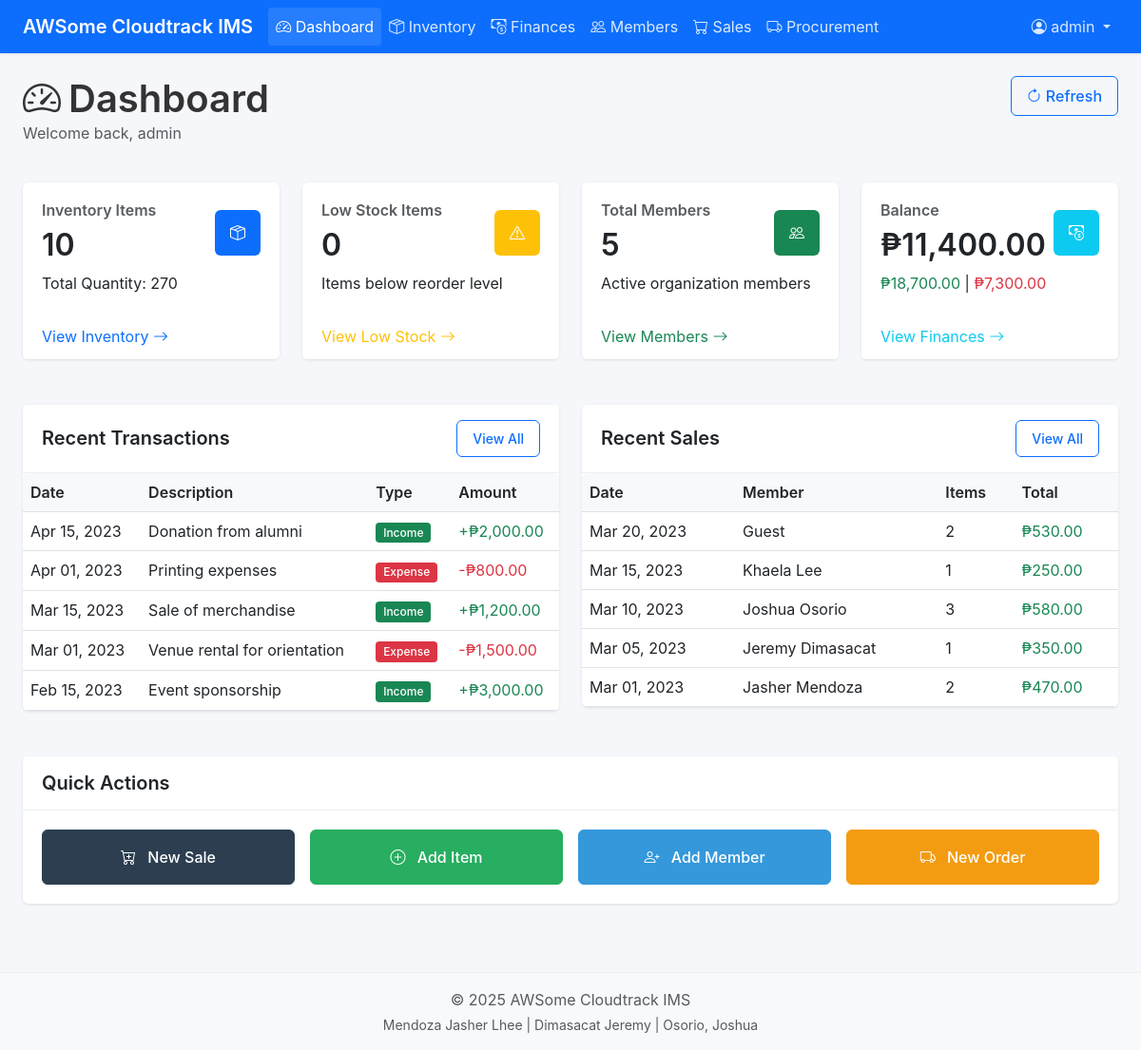
/dashboard.php (signed in), run on the app's committed database.
### tables this page shows
CREATE TABLE transactions (
    id INT AUTO_INCREMENT PRIMARY KEY,
    description VARCHAR(255) NOT NULL,
    amount DECIMAL(10, 2) NOT NULL,
    type ENUM('income', 'expense') NOT NULL,
    category VARCHAR(50) NOT NULL,
    transaction_date TIMESTAMP NOT NULL DEFAULT CURRENT_TIMESTAMP,
    reference_id INT,
    reference_type VARCHAR(20),
    created_at TIMESTAMP DEFAULT CURRENT_TIMESTAMP
);

CREATE TABLE sales (
    id INT AUTO_INCREMENT PRIMARY KEY,
    member_id INT,
    sale_date TIMESTAMP NOT NULL DEFAULT CURRENT_TIMESTAMP,
    item_count INT NOT NULL,
    total_amount DECIMAL(10, 2) NOT NULL,
    payment_method VARCHAR(50) NOT NULL DEFAULT 'Cash',
    notes TEXT,
    created_by INT,
    created_at TIMESTAMP DEFAULT CURRENT_TIMESTAMP,
    FOREIGN KEY (member_id) REFERENCES members(id) ON DELETE SET NULL,
    FOREIGN KEY (created_by) REFERENCES users(id) ON DELETE SET NULL
);

CREATE TABLE members (
    id INT AUTO_INCREMENT PRIMARY KEY,
    name VARCHAR(100) NOT NULL,
    email VARCHAR(100) NOT NULL,
    phone VARCHAR(20),
    role VARCHAR(50) NOT NULL,
    join_date DATE NOT NULL,
    status ENUM('active', 'inactive') NOT NULL DEFAULT 'active',
    notes TEXT,
    created_at TIMESTAMP DEFAULT CURRENT_TIMESTAMP,
    updated_at TIMESTAMP DEFAULT CURRENT_TIMESTAMP ON UPDATE CURRENT_TIMESTAMP
);

### includes/functions.php (called while the page is built)
<?php
$base_url = '/awsomecloudtrack';
if (!function_exists('url')) {
    function url($path = '') {
        global $base_url;
        return $base_url . '/' . ltrim($path, '/');
    }
}

### dashboard.php (the view, shortened to what this page needs)
<?php
include 'includes/db_connect.php';
include 'includes/header.php';
$inventory_query = "SELECT COUNT(*) as total_items, SUM(quantity) as total_quantity FROM inventory_items";
$inventory_result = $conn->query($inventory_query);
$inventory_data = $inventory_result->fetch_assoc();
$low_stock_query = "SELECT COUNT(*) as low_stock FROM inventory_items WHERE quantity <= reorder_level";
$low_stock_result = $conn->query($low_stock_query);
$low_stock_data = $low_stock_result->fetch_assoc();
$members_query = "SELECT COUNT(*) as total_members FROM members";
$members_result = $conn->query($members_query);
$members_data = $members_result->fetch_assoc();
$finance_query = "SELECT
                    SUM(CASE WHEN type = 'income' THEN amount ELSE 0 END) as total_income,
                    SUM(CASE WHEN type = 'expense' THEN amount ELSE 0 END) as total_expense
                  FROM transactions";
$finance_result = $conn->query($finance_query);
$finance_data = $finance_result->fetch_assoc();
$recent_transactions_query = "SELECT * FROM transactions ORDER BY transaction_date DESC LIMIT 5";
$recent_transactions_result = $conn->query($recent_transactions_query);
$recent_sales_query = "SELECT s.*, m.name as member_name FROM sales s
                      LEFT JOIN members m ON s.member_id = m.id
                      ORDER BY s.sale_date DESC LIMIT 5";
$recent_sales_result = $conn->query($recent_sales_query);
?>
<div class="row mb-4">
    <div class="col-md-6">
        <h1 class="mb-0"><i class="bi bi-speedometer2 me-2"></i>Dashboard</h1>
        <p class="text-muted">Welcome back, <?php echo $_SESSION['username']; ?></p>
    </div>
    <div class="col-md-6 text-end">
        <button type="button" class="btn btn-outline-primary" id="refreshDashboard">
            <i class="bi bi-arrow-clockwise"></i> Refresh
        </button>
    </div>
</div>
<div class="row">
    <div class="col-md-3 mb-4">
        <div class="card dashboard-card">
            <div class="card-body">
                <div class="d-flex justify-content-between align-items-center">
                    <div>
                        <h6 class="text-muted">Inventory Items</h6>
                        <h2 class="mb-0"><?php echo $inventory_data['total_items'] ?? 0; ?></h2>
                    </div>
                    <div class="icon-box bg-primary text-white">
                        <i class="bi bi-box-seam"></i>
                    </div>
                </div>
                <p class="mt-2 mb-0">Total Quantity: <?php echo $inventory_data['total_quantity'] ?? 0; ?></p>
            </div>
            <div class="card-footer bg-white border-0">
                <a href="<?php echo url('inventory/index.php'); ?>" class="text-decoration-none text-primary">View Inventory <i class="bi bi-arrow-right"></i></a>
            </div>
        </div>
    </div>
    <div class="col-md-3 mb-4">
        <div class="card dashboard-card">
            <div class="card-body">
                <div class="d-flex justify-content-between align-items-center">
                    <div>
                        <h6 class="text-muted">Low Stock Items</h6>
                        <h2 class="mb-0"><?php echo $low_stock_data['low_stock'] ?? 0; ?></h2>
                    </div>
                    <div class="icon-box bg-warning text-white">
                        <i class="bi bi-exclamation-triangle"></i>
                    </div>
                </div>
                <p class="mt-2 mb-0">Items below reorder level</p>
            </div>
            <div class="card-footer bg-white border-0">
                <a href="<?php echo url('inventory/low-stock.php'); ?>" class="text-decoration-none text-warning">View Low Stock <i class="bi bi-arrow-right"></i></a>
            </div>
        </div>
    </div>
    <div class="col-md-3 mb-4">
        <div class="card dashboard-card">
            <div class="card-body">
                <div class="d-flex justify-content-between align-items-center">
                    <div>
                        <h6 class="text-muted">Total Members</h6>
                        <h2 class="mb-0"><?php echo $members_data['total_members'] ?? 0; ?></h2>
                    </div>
                    <div class="icon-box bg-success text-white">
                        <i class="bi bi-people"></i>
                    </div>
                </div>
                <p class="mt-2 mb-0">Active organization members</p>
            </div>
            <div class="card-footer bg-white border-0">
                <a href="<?php echo url('members/index.php'); ?>" class="text-decoration-none text-success">View Members <i class="bi bi-arrow-right"></i></a>
            </div>
        </div>
    </div>
    <div class="col-md-3 mb-4">
        <div class="card dashboard-card">
            <div class="card-body">
                <div class="d-flex justify-content-between align-items-center">
                    <div>
                        <h6 class="text-muted">Balance</h6>
                        <h2 class="mb-0">₱<?php echo number_format(($finance_data['total_income'] ?? 0) - ($finance_data['total_expense'] ?? 0), 2); ?></h2>
                    </div>
                    <div class="icon-box bg-info text-white">
                        <i class="bi bi-cash-coin"></i>
                    </div>
                </div>
                <p class="mt-2 mb-0">
                    <span class="text-success">₱<?php echo number_format($finance_data['total_income'] ?? 0, 2); ?></span> |
                    <span class="text-danger">₱<?php echo number_format($finance_data['total_expense'] ?? 0, 2); ?></span>
                </p>
            </div>
            <div class="card-footer bg-white border-0">
                <a href="<?php echo url('finances/index.php'); ?>" class="text-decoration-none text-info">View Finances <i class="bi bi-arrow-right"></i></a>
            </div>
        </div>
    </div>
</div>
<div class="row">
    <div class="col-md-6 mb-4">
        <div class="card">
            <div class="card-header bg-white d-flex justify-content-between align-items-center">
                <h5 class="mb-0">Recent Transactions</h5>
                <a href="<?php echo url('finances/index.php'); ?>" class="btn btn-sm btn-outline-primary">View All</a>
            </div>
            <div class="card-body p-0">
                <div class="table-responsive">
                    <table class="table table-hover mb-0">
                        <thead>
                            <tr>
                                <th>Date</th>
                                <th>Description</th>
                                <th>Type</th>
                                <th>Amount</th>
                            </tr>
                        </thead>
                        <tbody>
                            <?php if ($recent_transactions_result && $recent_transactions_result->num_rows > 0): ?>
                                <?php while($transaction = $recent_transactions_result->fetch_assoc()): ?>
                                    <tr>
                                        <td><?php echo date('M d, Y', strtotime($transaction['transaction_date'])); ?></td>
                                        <td><?php echo $transaction['description']; ?></td>
                                        <td>
                                            <?php if($transaction['type'] == 'income'): ?>
                                                <span class="badge bg-success">Income</span>
                                            <?php else: ?>
                                                <span class="badge bg-danger">Expense</span>
                                            <?php endif; ?>
                                        </td>
                                        <td class="<?php echo $transaction['type'] == 'income' ? 'text-success' : 'text-danger'; ?>">
                                            <?php echo $transaction['type'] == 'income' ? '+' : '-'; ?>₱<?php echo number_format($transaction['amount'], 2); ?>
                                        </td>
                                    </tr>
                                <?php endwhile; ?>
                            <?php else: ?>
                                <tr>
                                    <td colspan="4" class="text-center py-4">No transactions found</td>
                                </tr>
                            <?php endif; ?>
                        </tbody>
                    </table>
                </div>
            </div>
        </div>
    </div>
    <div class="col-md-6 mb-4">
        <div class="card">
            <div class="card-header bg-white d-flex justify-content-between align-items-center">
                <h5 class="mb-0">Recent Sales</h5>
                <a href="<?php echo url('sales/index.php'); ?>" class="btn btn-sm btn-outline-primary">View All</a>
            </div>
            <div class="card-body p-0">
                <div class="table-responsive">
                    <table class="table table-hover mb-0">
                        <thead>
                            <tr>
                                <th>Date</th>
                                <th>Member</th>
                                <th>Items</th>
                                <th>Total</th>
                            </tr>
                        </thead>
                        <tbody>
                            <?php if ($recent_sales_result && $recent_sales_result->num_rows > 0): ?>
                                <?php while($sale = $recent_sales_result->fetch_assoc()): ?>
                                    <tr>
                                        <td><?php echo date('M d, Y', strtotime($sale['sale_date'])); ?></td>
                                        <td><?php echo $sale['member_name'] ?? 'Guest'; ?></td>
                                        <td><?php echo $sale['item_count']; ?></td>
                                        <td class="text-success">₱<?php echo number_format($sale['total_amount'], 2); ?></td>
                                    </tr>
                                <?php endwhile; ?>
                            <?php else: ?>
                                <tr>
                                    <td colspan="4" class="text-center py-4">No sales found</td>
                                </tr>
                            <?php endif; ?>
                        </tbody>
                    </table>
                </div>
            </div>
        </div>
    </div>
</div>
<div class="row">
    <div class="col-12 mb-4">
        <div class="card">
            <div class="card-header bg-white">
                <h5 class="mb-0">Quick Actions</h5>
            </div>
            <div class="card-body">
                <div class="row g-3">
                    <div class="col-md-3 col-sm-6">
                        <a href="<?php echo url('sales/new-sale.php'); ?>" class="btn btn-primary d-block py-3">
                            <i class="bi bi-cart-plus me-2"></i> New Sale
                        </a>
                    </div>
                    <div class="col-md-3 col-sm-6">
                        <a href="<?php echo url('inventory/add-item.php'); ?>" class="btn btn-success d-block py-3">
                            <i class="bi bi-plus-circle me-2"></i> Add Item
                        </a>
                    </div>
                    <div class="col-md-3 col-sm-6">
                        <a href="<?php echo url('members/add-member.php'); ?>" class="btn btn-info d-block py-3 text-white">
                            <i class="bi bi-person-plus me-2"></i> Add Member
                        </a>
                    </div>
                    <div class="col-md-3 col-sm-6">
                        <a href="<?php echo url('procurement/new-order.php'); ?>" class="btn btn-warning d-block py-3 text-white">
                            <i class="bi bi-truck me-2"></i> New Order
                        </a>
                    </div>
                </div>
            </div>
        </div>
    </div>
</div>
<?php include 'includes/footer.php'; ?>

### data on the page
transactions: transaction_date "Apr 15, 2023", description "Donation from alumni", type "Income", amount "2,000.00"
transactions: transaction_date "Apr 01, 2023", description "Printing expenses", type "Expense", amount "800.00"
transactions: transaction_date "Mar 15, 2023", description "Sale of merchandise", type "Income", amount "1,200.00"
transactions: transaction_date "Mar 01, 2023", description "Venue rental for orientation", type "Expense", amount "1,500.00"
transactions: transaction_date "Feb 15, 2023", description "Event sponsorship", type "Income", amount "3,000.00"
sales: sale_date "Mar 20, 2023", member_name "Guest", item_count "2", total_amount "530.00"
sales: sale_date "Mar 15, 2023", member.name "Khaela Lee", item_count "1", total_amount "250.00"
sales: sale_date "Mar 10, 2023", member.name "Joshua Osorio", item_count "3", total_amount "580.00"
sales: sale_date "Mar 05, 2023", member.name "Jeremy Dimasacat", item_count "1", total_amount "350.00"
sales: sale_date "Mar 01, 2023", member.name "Jasher Mendoza", item_count "2", total_amount "470.00"

### other printed values
$_SESSION['username'] "admin"
$inventory_data['total_items'] "10"
$inventory_data['total_quantity'] "270"
$low_stock_data['low_stock'] "0"
$members_data['total_members'] "5"
$finance_data['total_income'] "18,700.00"
$finance_data['total_expense'] "7,300.00"
